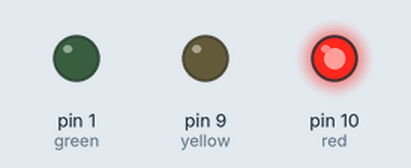
A sketch run on a simulated Arduino Uno, built with avr-gcc and run on an emulated ATmega328P. Shown: output pins drawn as LEDs (lit = HIGH).

Above: at 4.5 s.
At 18.5 s:
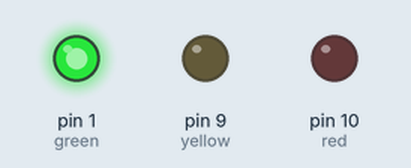
At 25.5 s:
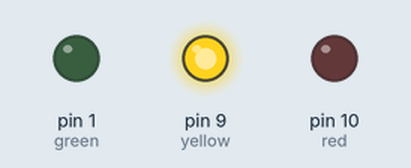
Timing chart, 0 to 36.4 s (numbered marks = the images above):
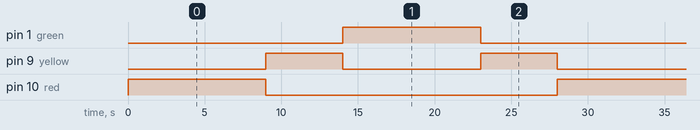

The sketch:

super_wluff1.ino
```cpp
// C++ code
//
int red = 10;
int yellow = 9;
int green = 1;
void setup()
{
  pinMode(red, OUTPUT);
  pinMode(yellow, OUTPUT);
  pinMode(green, OUTPUT);
}

void loop()
{
  digitalWrite(red, HIGH);
  digitalWrite(yellow, LOW);
  digitalWrite(green, LOW);
  delay(9000);

  digitalWrite(red, LOW);
  digitalWrite(yellow, HIGH);
  digitalWrite(green, LOW);
  delay(5000);


  digitalWrite(red, LOW);
  digitalWrite(yellow, LOW);
  digitalWrite(green, HIGH);
  delay(9000);

  digitalWrite(red, LOW);
  digitalWrite(yellow, HIGH);
  digitalWrite(green, LOW);
  delay(5000);
}
```

Measured:
- by itself, pin 1 (green), pin 10 (red): alternates HIGH for 9.0 s and LOW for 19.0 s
- by itself, pin 9 (yellow): alternates HIGH for 5.0 s and LOW for 9.0 s
- by itself, everything shown: repeats every 28.0 s, in 4 steps
